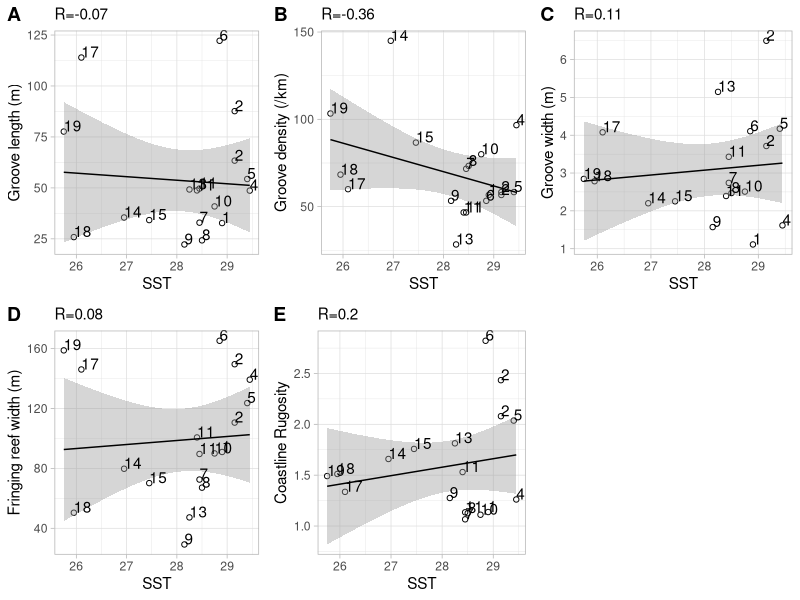
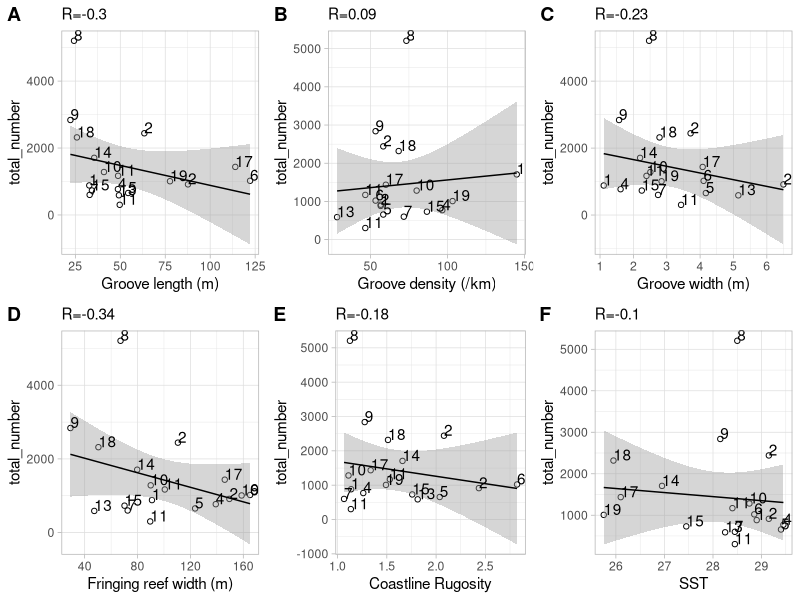
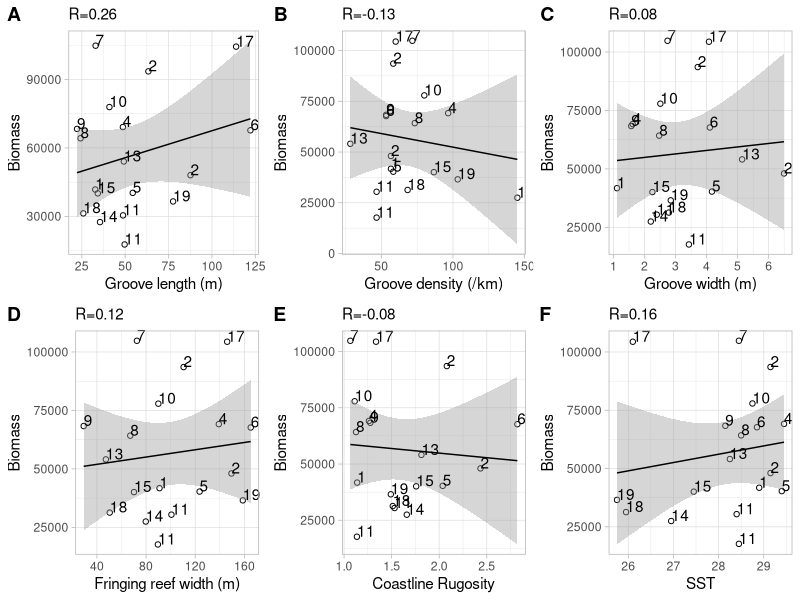
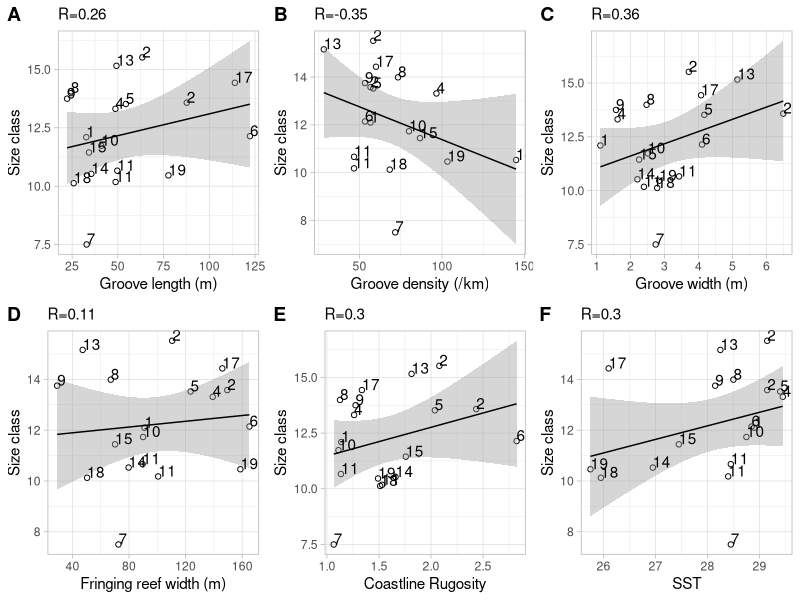

Write R code to recreate these figures, in order.
## ---- chunk 1
knitr::opts_chunk$set(echo = TRUE)
library(cowplot)
library(ggplot2)
library(tidyverse)
library(readxl)
library(dplyr)
## ---- chunk 2
# import data
data_LG <-read.csv("data/Length_G.csv")
data_RF <-read.csv("data/Rugosity_F.csv")
data_WF <-read.csv("data/Width_F.csv")
data_WG <-read.csv("data/Width_G.csv")
data_FR <-read.csv("data/FR_data.csv")
data_bio <- read.csv("data/BIO_data.csv")

# mean groove length
data_LG %>%
  group_by(Site_ID) %>%
  summarise_at(vars(Length_G), list(G_length = mean)) -> LG_mean 
# coastline Rugosity
data_RF$rugosity <- data_RF$Length / 600 
CL_rugosity <- data.frame(data_RF$Site_ID,data_RF$rugosity)
colnames(CL_rugosity) <- c('Site_ID','Rugosity') 
 # mean fringing width
data_WF %>%
  group_by(Site_ID) %>%
  summarise_at(vars(Length), list(F_width = mean)) -> WF_mean
# mean groove width
data_WG %>%
  group_by(Site_ID) %>%
  summarise_at(vars(Length), list(G_width = mean)) -> WG_mean 
# calculate groove density
LG_density <- table(data_LG$Site_ID) / 0.6
LG_density <- data.frame(LG_density)
colnames(LG_density) <- c('Site_ID','Density') 

# merge data
df_list <- list(data_FR,LG_mean,LG_density,WG_mean,WF_mean,CL_rugosity,data_bio)
df_all <- df_list %>% reduce(full_join, by='Site_ID')
df_all <- df_all[-c(2),] # remove outliner sites: S2
head(df_all)

annotation <- data.frame(
  ylabel = c("Groove length (m)","Groove density (/km)","Groove width (m)","Fringing reef width (m)", "Coastline Rugosity","SST")
)

## ---- chunk 3

#calculate correlation between morphological traits and latitude
cor_1 <- list()
for (i in 1:5) {
  cor_1[i] <- cor(df_all[,i+7],df_all[,6])
}
cor_1 <- as.numeric(cor_1)
cor_1 <- round(cor_1,2)

slope_1 <- list()
for (i in 1:5) {
  mod <- lm(df_all[,6] ~ df_all[,i+7])
  cf <- coef(mod)
  slope_1[i] <- cf[2]
}
slope_1 <- as.numeric(slope_1)
slope_1 <- round(slope_1,2)

# Fig.1 relation between morphological traits and latitude

plot_list <- list()
for (i in 1:5) {
  df <- data.frame(
    x = df_all[,3],
    y = df_all[,i+7],
    label = df_all[,7] #lat rank
  )
  p <- ggplot(data = df, aes(abs(x), y))+
  geom_point(shape=21)+
  geom_smooth(method="lm", colour="black", size=0.5)+
  theme_light()+
  geom_text(hjust=0, vjust=0, label = df$label)+
  labs(subtitle = paste0("R=", cor_1[[i]]))+
  xlab("Latitude")+
  ylab(annotation$ylabel[i])
  plot_list[[i]] <- p
}
fig1 <- plot_grid(plot_list[[1]],plot_list[[2]],plot_list[[3]],plot_list[[4]],plot_list[[5]],align="h")

#calculate correlation between morphological traits and temperature
cor_1_1 <- list()
for (i in 1:5) {
  cor_1_1[i] <- cor(df_all[,i+7],df_all[,13])
}
cor_1_1 <- as.numeric(cor_1_1)
cor_1_1 <- round(cor_1_1,2)

slope_1_1 <- list()
for (i in 1:5) {
  mod <- lm(df_all[,24] ~ df_all[,i+13])
  cf <- coef(mod)
  slope_1_1[i] <- cf[2]
}
slope_1_1 <- as.numeric(slope_1_1)
slope_1_1 <- round(slope_1_1,2)

# Fig.1_1 relation between morphological traits and temperature

plot_list <- list()
for (i in 1:5) {
  df <- data.frame(
    x = df_all[,13],
    y = df_all[,i+7],
    label = df_all[,7] #lat rank
  )
  p <- ggplot(data = df, aes(abs(x), y))+
  geom_point(shape=21)+
  geom_smooth(method="lm", colour="black", size=0.5)+
  theme_light()+
  geom_text(hjust=0, vjust=0, label = df$label)+
  labs(subtitle = paste0("R=", cor_1_1[[i]]))+
  xlab("SST")+
  ylab(annotation$ylabel[i])
  plot_list[[i]] <- p
}
fig1_1 <- plot_grid(plot_list[[1]],plot_list[[2]],plot_list[[3]],plot_list[[4]],plot_list[[5]],align="h",labels=c("A","B","C","D","E"))
fig1_1

## ---- chunk 4
# Fig.2 relation between morphological traits and total observation number
cor_2 <- list()
for (i in 1:6) {
  cor_2[i] <- cor(df_all[,i+7],df_all[,17])
}
cor_2 <- as.numeric(cor_2)
cor_2 <- round(cor_2,2)

plot_list <- list()
for (i in 1:6) {
  df <- data.frame(
    x = df_all[,i+7],
    y = df_all[,17],
    label = df_all[,7] # lat rank
  )
  p <- ggplot(data = df, aes(x, y))+
  geom_point(shape=21)+
  geom_smooth(method="lm", colour="black", size=0.5)+
  theme_light()+
  geom_text(hjust=0, vjust=0, label = df$label)+
  labs(subtitle = paste0("R=", cor_2[[i]]))+
  xlab(annotation$ylabel[i])+
  ylab("total_number")
  plot_list[[i]] <- p
}
fig2 <- plot_grid(plot_list[[1]],plot_list[[2]],plot_list[[3]],plot_list[[4]],plot_list[[5]],plot_list[[6]],align="h",labels=c("A","B","C","D","E","F"))
fig2

## ---- chunk 5
# Fig.3 relation between morphological traits and Biomass
cor_3 <- list()
for (i in 1:6) {
  cor_3[i] <- cor(df_all[,i+7],df_all[,18])
}
cor_3 <- as.numeric(cor_3)
cor_3 <- round(cor_3,2)

plot_list <- list()
for (i in 1:6) {
  df <- data.frame(
    x = df_all[,i+7],
    y = df_all[,18],
    label = df_all[,7]
  )
  p <- ggplot(data = df, aes(x, y))+
  geom_point(shape=21)+
  geom_smooth(method="lm", colour="black", size=0.5)+
  theme_light()+
  geom_text(hjust=0, vjust=0, label = df$label)+
  labs(subtitle = paste0("R=", cor_3[[i]]))+
  xlab(annotation$ylabel[i])+
  ylab("Biomass")
  plot_list[[i]] <- p
}
fig3 <- plot_grid(plot_list[[1]],plot_list[[2]],plot_list[[3]],plot_list[[4]],plot_list[[5]],plot_list[[6]],align="h",labels=c("A","B","C","D","E","F"))
fig3

## ---- chunk 6


# Fig.4 relation between morphological traits and Size class
cor_4 <- list()
for (i in 1:6) {
  cor_4[i] <- cor(df_all[,i+7],df_all[,16])
}
cor_4 <- as.numeric(cor_4)
cor_4 <- round(cor_4,2)

plot_list <- list()
for (i in 1:6) {
  df <- data.frame(
    x = df_all[,i+7],
    y = df_all[,16],
    label = df_all[,7]
  )
  p <- ggplot(data = df, aes(x, y))+
  geom_point(shape=21)+
  geom_smooth(method="lm", colour="black", size=0.5)+
  theme_light()+
  geom_text(hjust=0, vjust=0, label = df$label)+
  labs(subtitle = paste0("R=", cor_4[[i]]))+
  xlab(annotation$ylabel[i])+
  ylab("Size class")
  plot_list[[i]] <- p
}
fig4 <- plot_grid(plot_list[[1]],plot_list[[2]],plot_list[[3]],plot_list[[4]],plot_list[[5]],plot_list[[6]],align="h",labels=c("A","B","C","D","E","F"))
fig4

#Fig5 cmake a pair plot to check the relation within morphological traits
df_m <- data.frame(df_all[,8],df_all[,9],df_all[,10],df_all[,11],df_all[,12])
colnames(df_m) <- c('Groove length','Groove density','Groove width','Fringing reef width','Coastline rugosity') 
fig5 <- GGally::ggpairs(data = df_m)

#Fig6 make a pair plot to check the relation between lat and biodiversity
head(df_all)
df_b <- data.frame(df_all[,6],df_all[,16],df_all[,17],df_all[,18])
colnames(df_b) <- c('Latitude','size_class','total_number','biomass') 
fig6 <- GGally::ggpairs(data = df_b)

#Fig7 make a pair plot to check the relation between SST and biodiversity
head(df_all)
df_sst <- data.frame(df_all[,24],df_all[,16],df_all[,17],df_all[,18])
colnames(df_sst) <- c('SST','size_class','total_number','biomass') 
fig7 <- GGally::ggpairs(data = df_sst)

#型態之間的相關性
#緯度和生物多樣性間的相關
#如何做進一步統計分析?分群?

